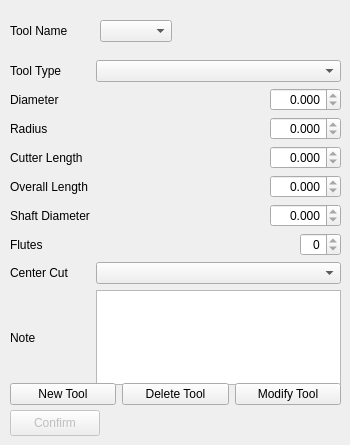
    <widget class="QWidget" name="ToolsTab">
     <attribute name="title">
      <string>Tools</string>
     </attribute>
     <widget class="QLabel" name="ToolNameL">
      <property name="geometry">
       <rect>
        <x>10</x>
        <y>20</y>
        <width>82</width>
        <height>21</height>
       </rect>
      </property>
      <property name="text">
       <string>Tool Name</string>
      </property>
     </widget>
     <widget class="QWidget" name="gridLayoutWidget">
      <property name="geometry">
       <rect>
        <x>10</x>
        <y>60</y>
        <width>331</width>
        <height>325</height>
       </rect>
      </property>
      <layout class="QGridLayout" name="gridLayout">
       <item row="2" column="0">
        <widget class="QLabel" name="TGLDia">
         <property name="text">
          <string>Diameter</string>
         </property>
        </widget>
       </item>
       <item row="3" column="0">
        <widget class="QLabel" name="TGLRad">
         <property name="text">
          <string>Radius</string>
         </property>
        </widget>
       </item>
       <item row="1" column="0">
        <widget class="QLabel" name="TGLTyp">
         <property name="text">
          <string>Tool Type</string>
         </property>
        </widget>
       </item>
       <item row="7" column="0">
        <widget class="QLabel" name="TGLFlu">
         <property name="text">
          <string>Flutes</string>
         </property>
        </widget>
       </item>
       <item row="4" column="0">
        <widget class="QLabel" name="TGLLen">
         <property name="text">
          <string>Cutter Length</string>
         </property>
        </widget>
       </item>
       <item row="8" column="0">
        <widget class="QLabel" name="TGLCc">
         <property name="text">
          <string>Center Cut</string>
         </property>
        </widget>
       </item>
       <item row="1" column="1">
        <widget class="QComboBox" name="TGCBTyp"/>
       </item>
       <item row="7" column="1" alignment="Qt::AlignRight">
        <widget class="QSpinBox" name="TGSPFlu">
         <property name="alignment">
          <set>Qt::AlignRight|Qt::AlignTrailing|Qt::AlignVCenter</set>
         </property>
         <property name="readOnly">
          <bool>true</bool>
         </property>
         <property name="maximum">
          <number>12</number>
         </property>
        </widget>
       </item>
       <item row="2" column="1" alignment="Qt::AlignRight">
        <widget class="QDoubleSpinBox" name="TGSPDia">
         <property name="alignment">
          <set>Qt::AlignRight|Qt::AlignTrailing|Qt::AlignVCenter</set>
         </property>
         <property name="readOnly">
          <bool>true</bool>
         </property>
         <property name="decimals">
          <number>3</number>
         </property>
         <property name="maximum">
          <double>999.990000000000009</double>
         </property>
         <property name="singleStep">
          <double>0.005000000000000</double>
         </property>
        </widget>
       </item>
       <item row="3" column="1" alignment="Qt::AlignRight">
        <widget class="QDoubleSpinBox" name="TGSPRad">
         <property name="alignment">
          <set>Qt::AlignRight|Qt::AlignTrailing|Qt::AlignVCenter</set>
         </property>
         <property name="readOnly">
          <bool>true</bool>
         </property>
         <property name="decimals">
          <number>3</number>
         </property>
         <property name="maximum">
          <double>999.990000000000009</double>
         </property>
         <property name="singleStep">
          <double>0.005000000000000</double>
         </property>
        </widget>
       </item>
       <item row="4" column="1" alignment="Qt::AlignRight">
        <widget class="QDoubleSpinBox" name="TGSPLen">
         <property name="alignment">
          <set>Qt::AlignRight|Qt::AlignTrailing|Qt::AlignVCenter</set>
         </property>
         <property name="readOnly">
          <bool>true</bool>
         </property>
         <property name="decimals">
          <number>3</number>
         </property>
         <property name="maximum">
          <double>999.990000000000009</double>
         </property>
         <property name="singleStep">
          <double>0.005000000000000</double>
         </property>
        </widget>
       </item>
       <item row="8" column="1">
        <widget class="QComboBox" name="TGCBCc">
         <property name="enabled">
          <bool>true</bool>
         </property>
         <property name="font">
          <font>
           <weight>50</weight>
           <bold>false</bold>
          </font>
         </property>
         <property name="editable">
          <bool>false</bool>
         </property>
        </widget>
       </item>
       <item row="9" column="0">
        <widget class="QLabel" name="TGLnote">
         <property name="text">
          <string>Note</string>
         </property>
        </widget>
       </item>
       <item row="9" column="1" alignment="Qt::AlignHCenter|Qt::AlignVCenter">
        <widget class="QTextEdit" name="TGTnote">
         <property name="sizePolicy">
          <sizepolicy hsizetype="Expanding" vsizetype="Expanding">
           <horstretch>0</horstretch>
           <verstretch>0</verstretch>
          </sizepolicy>
         </property>
         <property name="minimumSize">
          <size>
           <width>0</width>
           <height>0</height>
          </size>
         </property>
         <property name="maximumSize">
          <size>
           <width>16777215</width>
           <height>16777215</height>
          </size>
         </property>
        </widget>
       </item>
       <item row="5" column="0">
        <widget class="QLabel" name="TGLOvl">
         <property name="text">
          <string>Overall Length</string>
         </property>
        </widget>
       </item>
       <item row="5" column="1" alignment="Qt::AlignRight">
        <widget class="QDoubleSpinBox" name="TGSPOvl">
         <property name="alignment">
          <set>Qt::AlignRight|Qt::AlignTrailing|Qt::AlignVCenter</set>
         </property>
         <property name="readOnly">
          <bool>true</bool>
         </property>
         <property name="decimals">
          <number>3</number>
         </property>
         <property name="maximum">
          <double>999.990000000000009</double>
         </property>
         <property name="singleStep">
          <double>0.005000000000000</double>
         </property>
        </widget>
       </item>
       <item row="6" column="0">
        <widget class="QLabel" name="TGLShd">
         <property name="text">
          <string>Shaft Diameter</string>
         </property>
        </widget>
       </item>
       <item row="6" column="1" alignment="Qt::AlignRight">
        <widget class="QDoubleSpinBox" name="TGSPShd">
         <property name="alignment">
          <set>Qt::AlignRight|Qt::AlignTrailing|Qt::AlignVCenter</set>
         </property>
         <property name="readOnly">
          <bool>true</bool>
         </property>
         <property name="decimals">
          <number>3</number>
         </property>
         <property name="maximum">
          <double>999.990000000000009</double>
         </property>
         <property name="singleStep">
          <double>0.005000000000000</double>
         </property>
        </widget>
       </item>
      </layout>
     </widget>
     <widget class="QComboBox" name="ToolCB">
      <property name="geometry">
       <rect>
        <x>100</x>
        <y>20</y>
        <width>241</width>
        <height>25</height>
       </rect>
      </property>
      <property name="sizePolicy">
       <sizepolicy hsizetype="Fixed" vsizetype="Fixed">
        <horstretch>0</horstretch>
        <verstretch>0</verstretch>
       </sizepolicy>
      </property>
      <property name="sizeAdjustPolicy">
       <enum>QComboBox::AdjustToContents</enum>
      </property>
     </widget>
     <widget class="QWidget" name="layoutWidget">
      <property name="geometry">
       <rect>
        <x>10</x>
        <y>380</y>
        <width>331</width>
        <height>28</height>
       </rect>
      </property>
      <layout class="QHBoxLayout" name="horizontalLayout">
       <item>
        <widget class="QPushButton" name="ToolNewPB">
         <property name="text">
          <string>New Tool</string>
         </property>
        </widget>
       </item>
       <item>
        <widget class="QPushButton" name="ToolDelPB">
         <property name="text">
          <string>Delete Tool</string>
         </property>
        </widget>
       </item>
       <item>
        <widget class="QPushButton" name="ToolModPB">
         <property name="text">
          <string>Modify Tool</string>
         </property>
        </widget>
       </item>
      </layout>
     </widget>
     <widget class="QPushButton" name="TTConf">
      <property name="enabled">
       <bool>false</bool>
      </property>
      <property name="geometry">
       <rect>
        <x>10</x>
        <y>410</y>
        <width>90</width>
        <height>26</height>
       </rect>
      </property>
      <property name="text">
       <string>Confirm</string>
      </property>
     </widget>
    </widget>
